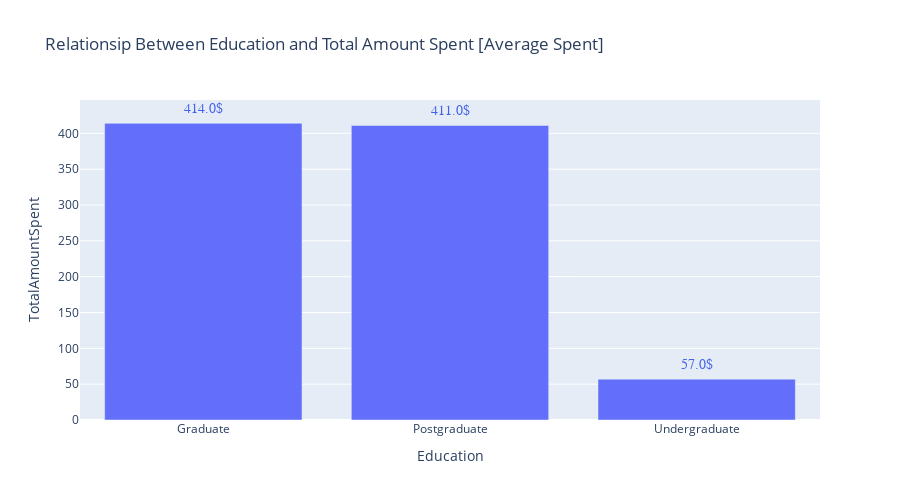

The code cell stored with this chart in its notebook:
### Markdown cell above
##### EDUCATION VS TOTALAMOUNTSPENT:

### Code cell
mask = data2.groupby("Education")["TotalAmountSpent"].median()
mask = mask.reset_index()
fig = px.bar(data_frame=mask, x="Education", y="TotalAmountSpent", height=500,
            title = "Relationsip Between Education and Total Amount Spent [Average Spent]")

annotation = []
for x, y in zip(mask["Education"], mask["TotalAmountSpent"]):
    annotation.append(
        dict(x=x, y=y +20,
             text=str(round(y, 2)) + '$',
             font=dict(family='Arial', size=14, color='rgb(66, 99, 236)'), showarrow=False)
    )
    
fig.update_xaxes(categoryorder='array', categoryarray= order)
fig.update_layout(annotations=annotation)
fig.show()

### Figure 1 — Plotly figure (JSON) as saved in the notebook; plotly's stock layout.template omitted (floating-point values rounded to 4 significant figures)
{"data": [{"alignmentgroup": "True", "hovertemplate": "Education=%{x}<br>TotalAmountSpent=%{y}<extra></extra>", "legendgroup": "", "marker": {"color": "#636efa", "pattern": {"shape": ""}}, "name": "", "offsetgroup": "", "orientation": "v", "showlegend": false, "textposition": "auto", "type": "bar", "x": ["Graduate", "Postgraduate", "Undergraduate"], "xaxis": "x", "y": [414, 411, 57], "yaxis": "y"}], "layout": {"annotations": [{"font": {"color": "rgb(66, 99, 236)", "family": "Arial", "size": 14}, "showarrow": false, "text": "414.0$", "x": "Graduate", "y": 434}, {"font": {"color": "rgb(66, 99, 236)", "family": "Arial", "size": 14}, "showarrow": false, "text": "411.0$", "x": "Postgraduate", "y": 431}, {"font": {"color": "rgb(66, 99, 236)", "family": "Arial", "size": 14}, "showarrow": false, "text": "57.0$", "x": "Undergraduate", "y": 77}], "barmode": "relative", "height": 500, "legend": {"tracegroupgap": 0}, "title": {"text": "Relationsip Between Education and Total Amount Spent [Average Spent]"}, "xaxis": {"anchor": "y", "categoryarray": ["21-30", "31-40", "41-50", "51-60", "61-70", "71-80", ">80"], "categoryorder": "array", "domain": [0, 1], "title": {"text": "Education"}}, "yaxis": {"anchor": "x", "domain": [0, 1], "title": {"text": "TotalAmountSpent"}}}}
